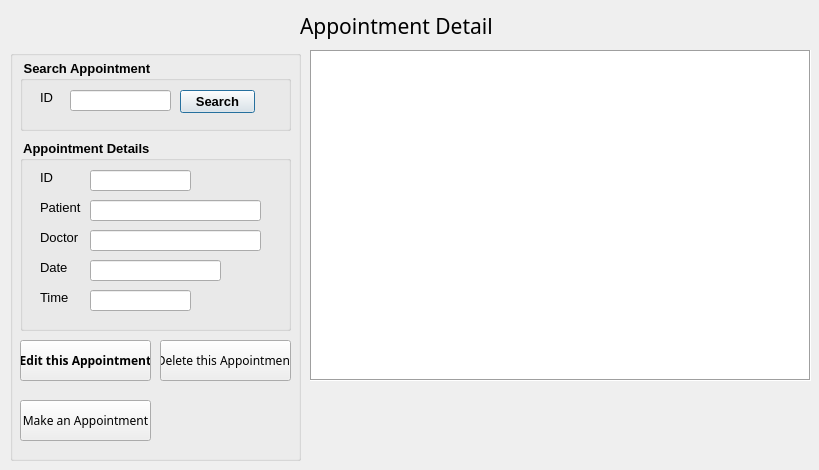
<?xml version="1.0" encoding="UTF-8"?>
<ui version="4.0">
 <class>ViewAppointments</class>
 <widget class="QDialog" name="ViewAppointments">
  <property name="geometry">
   <rect>
    <x>0</x>
    <y>0</y>
    <width>819</width>
    <height>470</height>
   </rect>
  </property>
  <property name="minimumSize">
   <size>
    <width>819</width>
    <height>470</height>
   </size>
  </property>
  <property name="maximumSize">
   <size>
    <width>819</width>
    <height>470</height>
   </size>
  </property>
  <property name="windowTitle">
   <string>Search Appointment</string>
  </property>
  <property name="windowIcon">
   <iconset resource="images.qrc">
    <normaloff>:/Images/Icon.png</normaloff>:/Images/Icon.png</iconset>
  </property>
  <widget class="QGroupBox" name="groupBox">
   <property name="geometry">
    <rect>
     <x>10</x>
     <y>50</y>
     <width>291</width>
     <height>411</height>
    </rect>
   </property>
   <property name="title">
    <string/>
   </property>
   <widget class="QGroupBox" name="groupBox_2">
    <property name="geometry">
     <rect>
      <x>10</x>
      <y>10</y>
      <width>271</width>
      <height>71</height>
     </rect>
    </property>
    <property name="font">
     <font>
      <pointsize>10</pointsize>
      <weight>75</weight>
      <bold>true</bold>
     </font>
    </property>
    <property name="title">
     <string> Search Appointment </string>
    </property>
    <widget class="QLineEdit" name="idTxt">
     <property name="geometry">
      <rect>
       <x>50</x>
       <y>30</y>
       <width>101</width>
       <height>21</height>
      </rect>
     </property>
    </widget>
    <widget class="QLabel" name="label_2">
     <property name="geometry">
      <rect>
       <x>20</x>
       <y>30</y>
       <width>31</width>
       <height>16</height>
      </rect>
     </property>
     <property name="styleSheet">
      <string notr="true">image: url(:/Images/Transparent background.png);</string>
     </property>
     <property name="text">
      <string>&lt;html&gt;&lt;head/&gt;&lt;body&gt;&lt;p&gt;&lt;span style=&quot; font-weight:400;&quot;&gt;ID&lt;/span&gt;&lt;/p&gt;&lt;/body&gt;&lt;/html&gt;</string>
     </property>
    </widget>
    <widget class="QPushButton" name="searchApp">
     <property name="geometry">
      <rect>
       <x>160</x>
       <y>30</y>
       <width>75</width>
       <height>23</height>
      </rect>
     </property>
     <property name="text">
      <string>Search</string>
     </property>
    </widget>
   </widget>
   <widget class="QGroupBox" name="groupBox_3">
    <property name="geometry">
     <rect>
      <x>10</x>
      <y>90</y>
      <width>271</width>
      <height>191</height>
     </rect>
    </property>
    <property name="font">
     <font>
      <pointsize>10</pointsize>
      <weight>75</weight>
      <bold>true</bold>
     </font>
    </property>
    <property name="title">
     <string> Appointment Details  </string>
    </property>
    <widget class="QLineEdit" name="idText">
     <property name="geometry">
      <rect>
       <x>70</x>
       <y>30</y>
       <width>101</width>
       <height>21</height>
      </rect>
     </property>
    </widget>
    <widget class="QLabel" name="label_3">
     <property name="geometry">
      <rect>
       <x>20</x>
       <y>30</y>
       <width>31</width>
       <height>16</height>
      </rect>
     </property>
     <property name="styleSheet">
      <string notr="true">image: url(:/Images/Transparent background.png);</string>
     </property>
     <property name="text">
      <string>&lt;html&gt;&lt;head/&gt;&lt;body&gt;&lt;p&gt;&lt;span style=&quot; font-weight:400;&quot;&gt;ID&lt;/span&gt;&lt;/p&gt;&lt;/body&gt;&lt;/html&gt;</string>
     </property>
    </widget>
    <widget class="QLabel" name="label_4">
     <property name="geometry">
      <rect>
       <x>20</x>
       <y>60</y>
       <width>51</width>
       <height>16</height>
      </rect>
     </property>
     <property name="styleSheet">
      <string notr="true">image: url(:/Images/Transparent background.png);</string>
     </property>
     <property name="text">
      <string>&lt;html&gt;&lt;head/&gt;&lt;body&gt;&lt;p&gt;&lt;span style=&quot; font-weight:400;&quot;&gt;Patient&lt;/span&gt;&lt;/p&gt;&lt;/body&gt;&lt;/html&gt;</string>
     </property>
    </widget>
    <widget class="QLineEdit" name="patTxt">
     <property name="geometry">
      <rect>
       <x>70</x>
       <y>60</y>
       <width>171</width>
       <height>21</height>
      </rect>
     </property>
    </widget>
    <widget class="QLabel" name="label_5">
     <property name="geometry">
      <rect>
       <x>20</x>
       <y>90</y>
       <width>51</width>
       <height>16</height>
      </rect>
     </property>
     <property name="styleSheet">
      <string notr="true">image: url(:/Images/Transparent background.png);</string>
     </property>
     <property name="text">
      <string>&lt;html&gt;&lt;head/&gt;&lt;body&gt;&lt;p&gt;&lt;span style=&quot; font-weight:400;&quot;&gt;Doctor&lt;/span&gt;&lt;/p&gt;&lt;/body&gt;&lt;/html&gt;</string>
     </property>
    </widget>
    <widget class="QLineEdit" name="docTxt">
     <property name="geometry">
      <rect>
       <x>70</x>
       <y>90</y>
       <width>171</width>
       <height>21</height>
      </rect>
     </property>
    </widget>
    <widget class="QLineEdit" name="dateTxt">
     <property name="geometry">
      <rect>
       <x>70</x>
       <y>120</y>
       <width>131</width>
       <height>21</height>
      </rect>
     </property>
    </widget>
    <widget class="QLabel" name="label_6">
     <property name="geometry">
      <rect>
       <x>20</x>
       <y>120</y>
       <width>51</width>
       <height>16</height>
      </rect>
     </property>
     <property name="styleSheet">
      <string notr="true">image: url(:/Images/Transparent background.png);</string>
     </property>
     <property name="text">
      <string>&lt;html&gt;&lt;head/&gt;&lt;body&gt;&lt;p&gt;&lt;span style=&quot; font-weight:400;&quot;&gt;Date&lt;/span&gt;&lt;/p&gt;&lt;/body&gt;&lt;/html&gt;</string>
     </property>
    </widget>
    <widget class="QLabel" name="label_7">
     <property name="geometry">
      <rect>
       <x>20</x>
       <y>150</y>
       <width>51</width>
       <height>16</height>
      </rect>
     </property>
     <property name="styleSheet">
      <string notr="true">image: url(:/Images/Transparent background.png);</string>
     </property>
     <property name="text">
      <string>&lt;html&gt;&lt;head/&gt;&lt;body&gt;&lt;p&gt;&lt;span style=&quot; font-weight:400;&quot;&gt;Time&lt;/span&gt;&lt;/p&gt;&lt;/body&gt;&lt;/html&gt;</string>
     </property>
    </widget>
    <widget class="QLineEdit" name="timeTxt">
     <property name="geometry">
      <rect>
       <x>70</x>
       <y>150</y>
       <width>101</width>
       <height>21</height>
      </rect>
     </property>
    </widget>
   </widget>
   <widget class="QPushButton" name="makeApp">
    <property name="geometry">
     <rect>
      <x>10</x>
      <y>350</y>
      <width>131</width>
      <height>41</height>
     </rect>
    </property>
    <property name="font">
     <font>
      <family>Minion Pro</family>
      <pointsize>9</pointsize>
     </font>
    </property>
    <property name="text">
     <string>Make an Appointment</string>
    </property>
   </widget>
   <widget class="QPushButton" name="pushButton_3">
    <property name="geometry">
     <rect>
      <x>10</x>
      <y>290</y>
      <width>131</width>
      <height>41</height>
     </rect>
    </property>
    <property name="font">
     <font>
      <family>Minion Pro SmBd</family>
      <pointsize>9</pointsize>
      <weight>75</weight>
      <bold>true</bold>
     </font>
    </property>
    <property name="text">
     <string>Edit this Appointment</string>
    </property>
   </widget>
   <widget class="QPushButton" name="pushButton_4">
    <property name="geometry">
     <rect>
      <x>150</x>
      <y>290</y>
      <width>131</width>
      <height>41</height>
     </rect>
    </property>
    <property name="font">
     <font>
      <family>Minion Pro</family>
      <pointsize>9</pointsize>
     </font>
    </property>
    <property name="text">
     <string>Delete this Appointment</string>
    </property>
   </widget>
  </widget>
  <widget class="QLabel" name="label">
   <property name="geometry">
    <rect>
     <x>300</x>
     <y>10</y>
     <width>191</width>
     <height>31</height>
    </rect>
   </property>
   <property name="font">
    <font>
     <family>Minion Pro</family>
     <pointsize>16</pointsize>
    </font>
   </property>
   <property name="styleSheet">
    <string notr="true">image: url(:/Images/Transparent background.png);</string>
   </property>
   <property name="text">
    <string>Appointment Details</string>
   </property>
  </widget>
  <widget class="QLabel" name="label_8">
   <property name="geometry">
    <rect>
     <x>10</x>
     <y>10</y>
     <width>41</width>
     <height>31</height>
    </rect>
   </property>
   <property name="styleSheet">
    <string notr="true">image: url(:/Images/Icon.png);</string>
   </property>
   <property name="text">
    <string/>
   </property>
  </widget>
  <widget class="QTableWidget" name="dataTable">
   <property name="geometry">
    <rect>
     <x>310</x>
     <y>50</y>
     <width>501</width>
     <height>331</height>
    </rect>
   </property>
   <property name="frameShape">
    <enum>QFrame::Box</enum>
   </property>
  </widget>
  <widget class="QLabel" name="label_9">
   <property name="geometry">
    <rect>
     <x>-10</x>
     <y>-10</y>
     <width>841</width>
     <height>491</height>
    </rect>
   </property>
   <property name="styleSheet">
    <string notr="true">image: url(:/Images/Appointment Deails Back.jpg);</string>
   </property>
   <property name="text">
    <string/>
   </property>
  </widget>
  <zorder>label_9</zorder>
  <zorder>groupBox</zorder>
  <zorder>label</zorder>
  <zorder>label_8</zorder>
  <zorder>dataTable</zorder>
 </widget>
 <resources>
  <include location="images.qrc"/>
 </resources>
 <connections/>
</ui>
